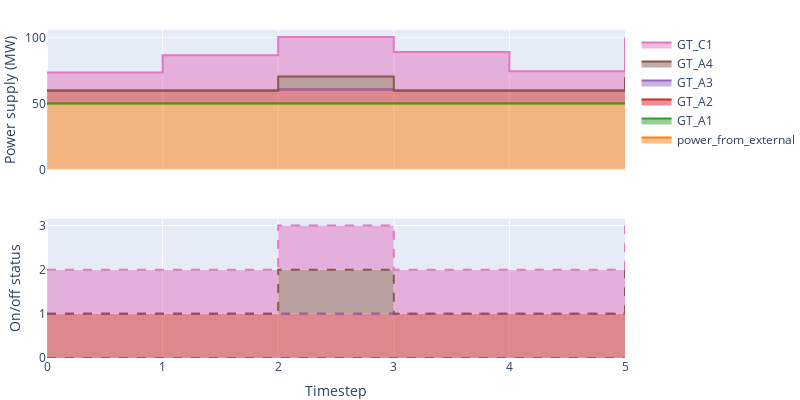

Notebook source saved alongside this figure:
### Code cell
gts = [d for d,d_obj in sim.optimiser.all_devices.items() if d_obj.dev_data.model=='powersource']
fig=plots.plot_deviceprofile(simulator=sim,devs=gts,includeOnOff=True,includePrep=False)
fig.update_layout(autosize=False,width=800,height=400,margin=dict(l=0,r=0,t=30,b=0))

### Figure 1 — Plotly figure (JSON) as saved in the notebook; plotly's stock layout.template omitted (floating-point values rounded to 4 significant figures)
{"data": [{"legendgroup": "power_from_external", "line": {"color": "rgb(255, 127, 14)", "shape": "hv"}, "name": "power_from_external", "stackgroup": "P", "type": "scatter", "x": [0, 1, 2, 3, 4, 5], "xaxis": "x", "y": [50, 50, 50, 50, 50, 50], "yaxis": "y"}, {"legendgroup": "GT_A1", "line": {"color": "rgb(44, 160, 44)", "shape": "hv"}, "name": "GT_A1", "stackgroup": "P", "type": "scatter", "x": [0, 1, 2, 3, 4, 5], "xaxis": "x", "y": [0, 0, 0, 0, 0, 0], "yaxis": "y"}, {"legendgroup": "GT_A1", "line": {"color": "rgb(44, 160, 44)", "dash": "dash", "shape": "hv"}, "name": "GT_A1", "showlegend": false, "stackgroup": "ison", "type": "scatter", "x": [0, 1, 2, 3, 4, 5], "xaxis": "x2", "y": [0, 0, 0, 0, 0, 0], "yaxis": "y2"}, {"legendgroup": "GT_A2", "line": {"color": "rgb(214, 39, 40)", "shape": "hv"}, "name": "GT_A2", "stackgroup": "P", "type": "scatter", "x": [0, 1, 2, 3, 4, 5], "xaxis": "x", "y": [10, 10, 10.61, 10, 10, 10.2], "yaxis": "y"}, {"legendgroup": "GT_A2", "line": {"color": "rgb(214, 39, 40)", "dash": "dash", "shape": "hv"}, "name": "GT_A2", "showlegend": false, "stackgroup": "ison", "type": "scatter", "x": [0, 1, 2, 3, 4, 5], "xaxis": "x2", "y": [1, 1, 1, 1, 1, 1], "yaxis": "y2"}, {"legendgroup": "GT_A3", "line": {"color": "rgb(148, 103, 189)", "shape": "hv"}, "name": "GT_A3", "stackgroup": "P", "type": "scatter", "x": [0, 1, 2, 3, 4, 5], "xaxis": "x", "y": [0, 0, 0, 0, 0, 0], "yaxis": "y"}, {"legendgroup": "GT_A3", "line": {"color": "rgb(148, 103, 189)", "dash": "dash", "shape": "hv"}, "name": "GT_A3", "showlegend": false, "stackgroup": "ison", "type": "scatter", "x": [0, 1, 2, 3, 4, 5], "xaxis": "x2", "y": [0, 0, 0, 0, 0, 0], "yaxis": "y2"}, {"legendgroup": "GT_A4", "line": {"color": "rgb(140, 86, 75)", "shape": "hv"}, "name": "GT_A4", "stackgroup": "P", "type": "scatter", "x": [0, 1, 2, 3, 4, 5], "xaxis": "x", "y": [0, 0, 10, 0, 0, 10], "yaxis": "y"}, {"legendgroup": "GT_A4", "line": {"color": "rgb(140, 86, 75)", "dash": "dash", "shape": "hv"}, "name": "GT_A4", "showlegend": false, "stackgroup": "ison", "type": "scatter", "x": [0, 1, 2, 3, 4, 5], "xaxis": "x2", "y": [0, 0, 1, 0, 0, 1], "yaxis": "y2"}, {"legendgroup": "GT_C1", "line": {"color": "rgb(227, 119, 194)", "shape": "hv"}, "name": "GT_C1", "stackgroup": "P", "type": "scatter", "x": [0, 1, 2, 3, 4, 5], "xaxis": "x", "y": [13.6, 26.8, 30, 29.14, 14.56, 30], "yaxis": "y"}, {"legendgroup": "GT_C1", "line": {"color": "rgb(227, 119, 194)", "dash": "dash", "shape": "hv"}, "name": "GT_C1", "showlegend": false, "stackgroup": "ison", "type": "scatter", "x": [0, 1, 2, 3, 4, 5], "xaxis": "x2", "y": [1, 1, 1, 1, 1, 1], "yaxis": "y2"}], "layout": {"autosize": false, "height": 400, "legend": {"traceorder": "reversed"}, "margin": {"b": 0, "l": 0, "r": 0, "t": 30}, "width": 800, "xaxis": {"anchor": "y", "autorange": true, "domain": [0, 1], "matches": "x2", "range": [0, 5], "showticklabels": false, "title": {"text": ""}, "type": "linear"}, "xaxis2": {"anchor": "y2", "autorange": true, "domain": [0, 1], "range": [0, 5], "title": {"text": "Timestep"}, "type": "linear"}, "yaxis": {"anchor": "x", "autorange": true, "domain": [0.575, 1], "range": [0, 105.9], "title": {"text": "Power supply (MW)"}, "type": "linear"}, "yaxis2": {"anchor": "x2", "autorange": true, "domain": [0, 0.425], "range": [0, 3.158], "title": {"text": "On/off status"}, "type": "linear"}}}
